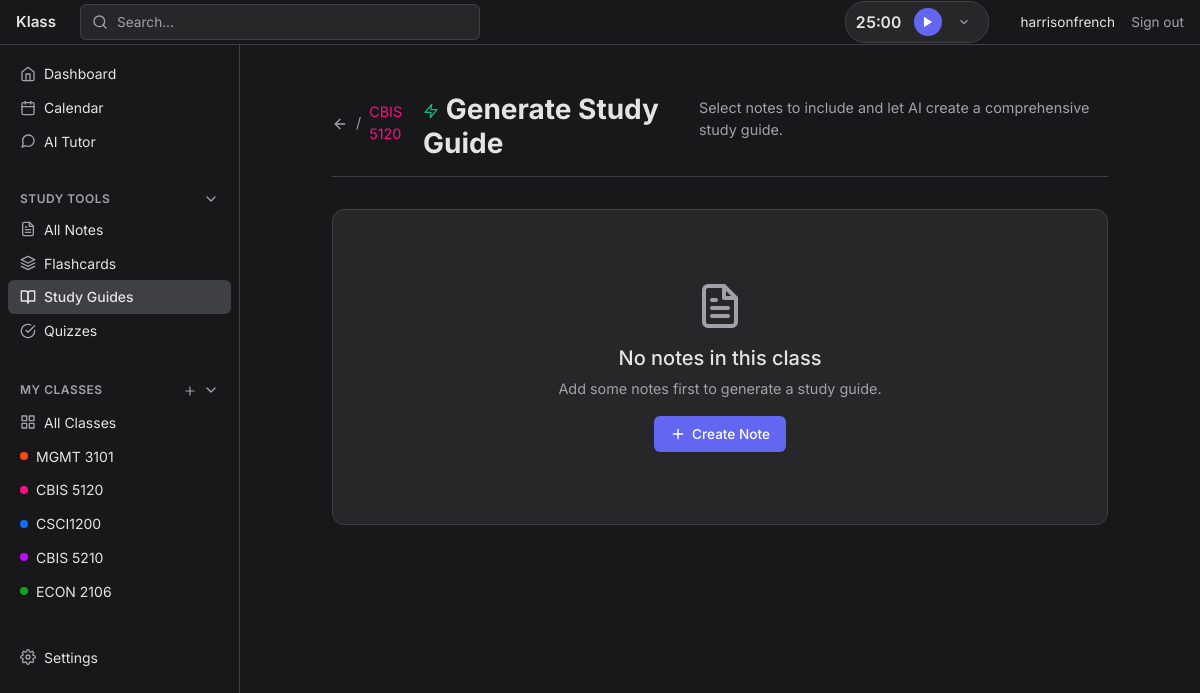
/study-guides/generate/4 (signed in), run on the app's committed database.
### tables this page shows
CREATE TABLE users (
            id INTEGER PRIMARY KEY AUTOINCREMENT,
            email TEXT UNIQUE NOT NULL,
            username TEXT UNIQUE NOT NULL,
            password_hash TEXT NOT NULL,
            created_at TIMESTAMP DEFAULT CURRENT_TIMESTAMP,
            updated_at TIMESTAMP DEFAULT CURRENT_TIMESTAMP
        );

CREATE TABLE classes (
            id INTEGER PRIMARY KEY AUTOINCREMENT,
            name TEXT NOT NULL,
            code TEXT,
            instructor TEXT,
            semester TEXT,
            color TEXT DEFAULT '#0d6efd',
            description TEXT,
            created_at TIMESTAMP DEFAULT CURRENT_TIMESTAMP,
            updated_at TIMESTAMP DEFAULT CURRENT_TIMESTAMP
        , syllabus_filename TEXT, user_id INTEGER REFERENCES users(id));

### app/blueprints/study_guides.py (the view, shortened to what this page needs)
@study_guides.route('/generate/<int:class_id>', methods=['GET', 'POST'])
@login_required
def generate_guide(class_id):
    db = get_db()
    cursor = db.execute(
        'SELECT * FROM classes WHERE id = ? AND user_id = ?',
        (class_id, session['user_id'])
    )
    class_data = cursor.fetchone()
    if not class_data:
        flash('Class not found.', 'error')
        return redirect(url_for('study_guides.list_guides'))
    cursor = db.execute('''
        SELECT * FROM notes WHERE class_id = ? ORDER BY updated_at DESC
    ''', (class_id,))
    notes = cursor.fetchall()
    return render_template('study_guides/generate.html', class_data=class_data, notes=notes)

### app/templates/study_guides/generate.html (shortened to what this page needs)
{% extends "dashboard_base.html" %}
{% block content %}
<div class="container-fluid py-4 generate-container">
    <div class="page-header">
        <div class="d-flex align-items-center gap-2 mb-2">
            <a href="{{ url_for('study_guides.list_guides') }}" class="text-decoration-none text-muted">
                <span data-feather="arrow-left"></span>
            </a>
            <span class="text-muted">/</span>
            <span style="color: {{ class_data.color }};">{{ class_data.code or class_data.name }}</span>
        </div>
        <h1>
            <span data-feather="zap" style="color: #10b981;"></span>
            Generate Study Guide
        </h1>
        <p class="text-muted">Select notes to include and let AI create a comprehensive study guide.</p>
    </div>
    {% if notes %}
    <form method="POST" id="generateForm">
        <div class="options-section">
            <h5 class="mb-3">Study Guide Title</h5>
            <input type="text" class="form-control" name="title" value="Study Guide - {{ class_data.name }}" placeholder="Enter a title for your study guide">
        </div>
        <div class="note-selector">
            <div class="d-flex justify-content-between align-items-center mb-3">
                <h5 class="mb-0">Select Notes to Include</h5>
                <span class="select-all-btn" onclick="toggleSelectAll()">Select All</span>
            </div>
            {% for note in notes %}
            <label class="note-item">
                <input type="checkbox" name="notes" value="{{ note.id }}">
                <div class="note-info">
                    <div class="note-title">{{ note.title or 'Untitled' }}</div>
                    <div class="note-preview">
                        {{ note.content|striptags|truncate(100) if note.content else 'Empty note' }}
                    </div>
                </div>
            </label>
            {% endfor %}
        </div>
        <div class="options-section">
            <h5 class="mb-3">Focus Areas (Optional)</h5>
            <input type="text" class="form-control" name="focus_areas" placeholder="e.g., Chapter 5, Cell Division, Key Formulas">
            <small class="text-muted">Separate topics with commas. AI will emphasize these areas.</small>
        </div>
        <div class="d-flex gap-3">
            <button type="submit" class="btn btn-primary generate-btn" id="generateBtn">
                <span data-feather="zap"></span>
                Generate Study Guide
            </button>
            <a href="{{ url_for('study_guides.list_guides') }}" class="btn btn-outline-secondary">
                Cancel
            </a>
        </div>
    </form>
    {% else %}
    <div class="note-selector">
        <div class="empty-notes">
            <span data-feather="file-text" style="width: 48px; height: 48px;"></span>
            <h5 class="mt-3">No notes in this class</h5>
            <p class="mb-3">Add some notes first to generate a study guide.</p>
            <form method="POST" action="{{ url_for('notes.create_note', class_id=class_data.id) }}" class="d-inline">
                <button type="submit" class="btn btn-primary">
                    <span data-feather="plus"></span> Create Note
                </button>
            </form>
        </div>
    </div>
    {% endif %}
</div>
{% endblock %}

### app/templates/dashboard_base.html (shortened to what this page needs)
<!DOCTYPE html>
<html lang="en">
<head>
    <link href="https://cdn.jsdelivr.net/npm/bootstrap@5.3.0/dist/css/bootstrap.min.css" rel="stylesheet">
    <link href="{{ url_for('static', filename='css/dashboard.css') }}" rel="stylesheet">
</head>
<body>
    <header class="top-navbar">
        <a class="navbar-brand" href="{{ url_for('dashboard') }}">Klass</a>
        <form class="search-form" action="{{ url_for('search') }}" method="GET">
            <span data-feather="search" class="search-icon"></span>
            <input type="text" name="q" placeholder="Search..." class="search-input">
        </form>
        <div class="navbar-end">
            {% if g.user %}
            <span class="user-name">{{ g.user.username }}</span>
            <a class="nav-link-minimal" href="{{ url_for('auth.logout') }}">Sign out</a>
            {% else %}
            <a class="nav-link-minimal" href="{{ url_for('auth.login') }}">Sign in</a>
            {% endif %}
        </div>
    </header>
    <div class="app-container">
        <nav class="sidebar">
            <div class="sidebar-content">
                <ul class="nav-list">
                    <li>
                        <a class="nav-item {% if request.endpoint == 'dashboard' %}active{% endif %}" href="{{ url_for('dashboard') }}">
                            <span data-feather="home"></span>
                            Dashboard
                        </a>
                    </li>
                    <li>
                        <a class="nav-item {% if request.endpoint == 'calendar' %}active{% endif %}" href="{{ url_for('calendar') }}">
                            <span data-feather="calendar"></span>
                            Calendar
                        </a>
                    </li>
                    <li>
                        <a class="nav-item {% if 'ai_chat' in request.endpoint %}active{% endif %}" href="{{ url_for('ai_chat.chat_home') }}">
                            <span data-feather="message-circle"></span>
                            AI Tutor
                        </a>
                    </li>
                </ul>
                <div class="nav-section">
                    <div class="nav-section-title" onclick="toggleSection(this)">
                        <span>Study Tools</span>
                        <span data-feather="chevron-down" class="section-chevron"></span>
                    </div>
                    <ul class="nav-list nav-collapsible">
                        <li>
                            <a class="nav-item {% if request.endpoint == 'notes.list_notes' %}active{% endif %}" href="{{ url_for('notes.list_notes') }}">
                                <span data-feather="file-text"></span>
                                All Notes
                            </a>
                        </li>
                        <li>
                            <a class="nav-item {% if 'flashcards' in request.endpoint %}active{% endif %}" href="{{ url_for('flashcards.list_decks') }}">
                                <span data-feather="layers"></span>
                                Flashcards
                            </a>
                        </li>
                        <li>
                            <a class="nav-item {% if 'study_guides' in request.endpoint %}active{% endif %}" href="{{ url_for('study_guides.list_guides') }}">
                                <span data-feather="book-open"></span>
                                Study Guides
                            </a>
                        </li>
                        <li>
                            <a class="nav-item {% if 'quizzes' in request.endpoint %}active{% endif %}" href="{{ url_for('quizzes.list_quizzes') }}">
                                <span data-feather="check-circle"></span>
                                Quizzes
                            </a>
                        </li>
                    </ul>
                </div>
                <div class="nav-section">
                    <div class="nav-section-title" onclick="toggleSection(this)">
                        <span>My Classes</span>
                        <div class="section-actions">
                            <a href="{{ url_for('classes.create_class') }}" class="add-btn" title="Add class" onclick="event.stopPropagation()">
                                <span data-feather="plus"></span>
                            </a>
                            <span data-feather="chevron-down" class="section-chevron"></span>
                        </div>
                    </div>
                    <ul class="nav-list nav-collapsible">
                        <li>
                            <a class="nav-item {% if request.endpoint == 'classes.list_classes' %}active{% endif %}" href="{{ url_for('classes.list_classes') }}">
                                <span data-feather="grid"></span>
                                All Classes
                            </a>
                        </li>
                        {% if sidebar_classes %}
                            {% for class in sidebar_classes %}
                            <li>
                                <a class="nav-item {% if request.endpoint == 'classes.view_class' and request.view_args.get('class_id') == class.id %}active{% endif %}" href="{{ url_for('classes.view_class', class_id=class.id) }}">
                                    <span class="class-dot" style="background: {{ class.color }};"></span>
                                    {{ class.code or class.name }}
                                </a>
                            </li>
                            {% endfor %}
                        {% endif %}
                    </ul>
                </div>
                <div class="nav-section">
                    <ul class="nav-list">
                        <li>
                            <a class="nav-item {% if 'settings' in request.endpoint %}active{% endif %}" href="{{ url_for('settings.preferences') }}">
                                <span data-feather="settings"></span>
                                Settings
                            </a>
                        </li>
                    </ul>
                </div>
            </div>
        </nav>
        <main class="main-content">
            {% block content %}{% endblock %}
        </main>
    </div>
</body>
</html>

### data on the page
users: user.username "harrisonfrench"
classes: code "MGMT 3101"
classes: code "CBIS 5120"
classes: code "CSCI1200"
classes: code "CBIS 5210"
classes: code "ECON 2106"
